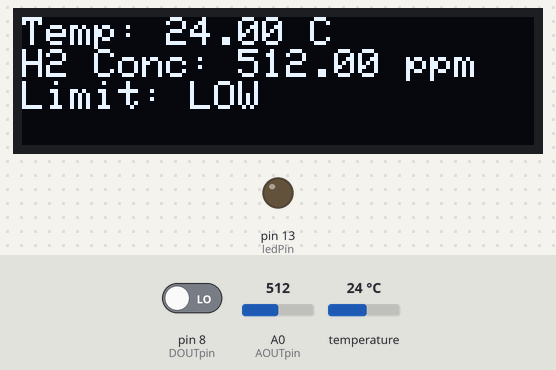
A sketch run on a simulated Arduino Uno, built with avr-gcc and run on an emulated ATmega328P. On the bench: 128×32 one-colour display, output pins drawn as LEDs (lit = HIGH). The inputs (shaded band) are chosen by the test bench; at power-on: pin 8 (DOUTpin) LOW, temperature 24 °C, A0 (AOUTpin) = 512. What the sketch prints to the serial monitor is not drawn.

Above: at 3.4 s.
3.5 s: pin 8 (DOUTpin) driven HIGH
At 5.3 s:
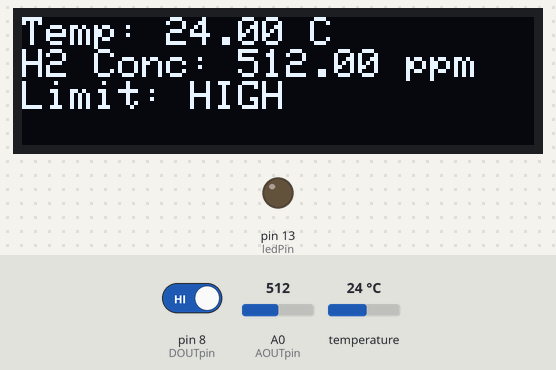
6.1 s: temperature set to 28 °C
At 7.7 s:
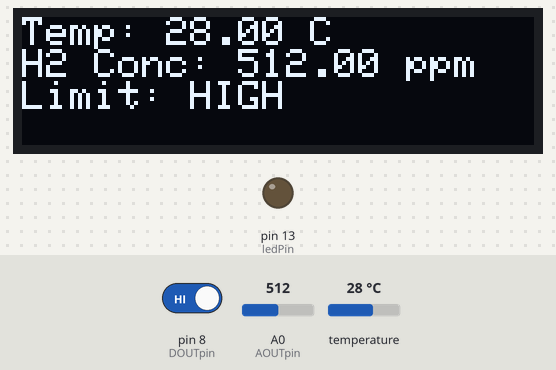
8.6 s: A0 (AOUTpin) set to 716
At 11.2 s:
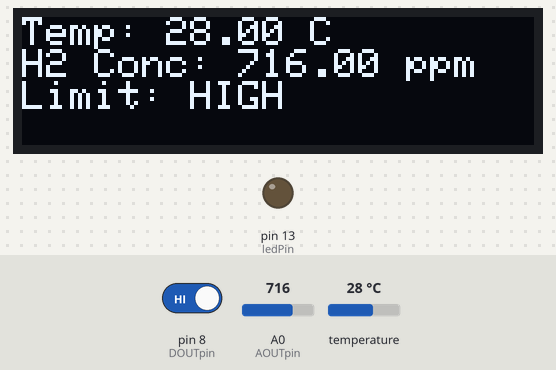
11.5 s: temperature set to 10.5 °C
At 12.5 s:
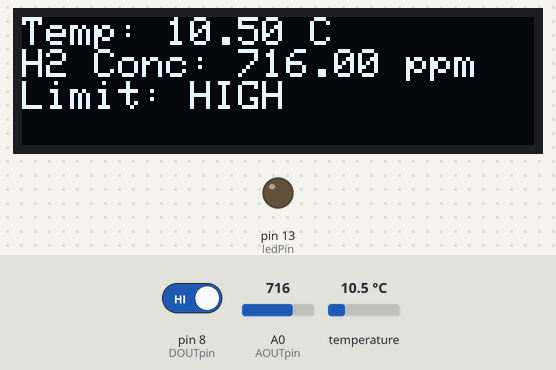
14.0 s: temperature set to 9.1 °C
At 16.1 s:
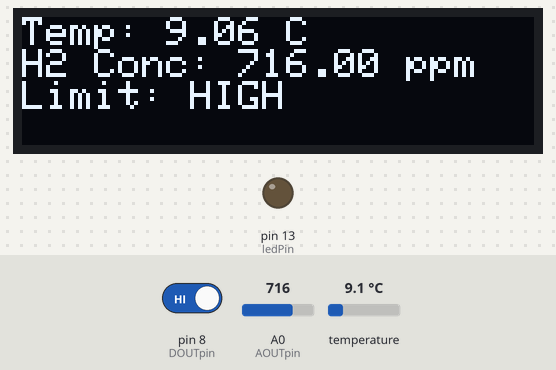
16.9 s: A0 (AOUTpin) set to 900
At 18.4 s:
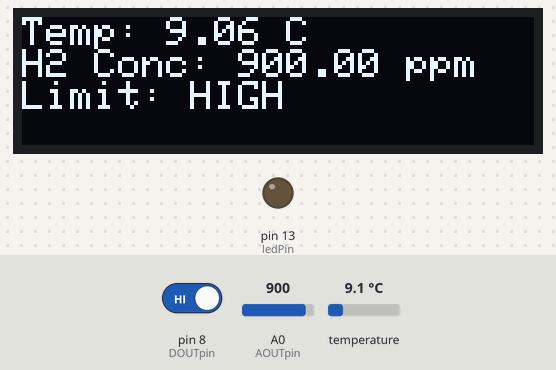
Timing chart, 0 to 19.9 s (numbered marks = the images above; inputs shaded):
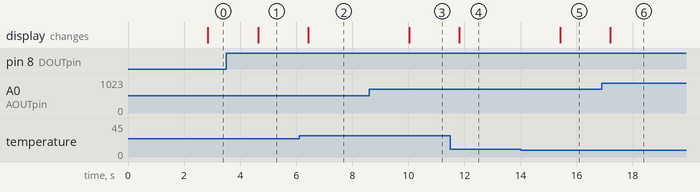

Measured:
- after the input at 3.5 s, the display: changes after 1.1 s (image 1)
- after the input at 6.1 s, the display: changes after 0.33 s (image 2)
- after the input at 8.6 s, the display: changes after 1.4 s (image 3)
- after the input at 11.5 s, the display: changes after 0.32 s (image 4)
- after the input at 14.0 s, the display: changes after 1.4 s (image 5)
- after the input at 16.9 s, the display: changes after 0.30 s (image 6)

The sketch:

GH2_Oled.ino
```cpp
// Include necessary libraries
#include <Wire.h>
#include <Adafruit_GFX.h>
#include <Adafruit_SSD1306.h>
#include <OneWire.h>
#include <DallasTemperature.h>

// OLED display settings
#define SCREEN_WIDTH 128 // OLED display width, in pixels
#define SCREEN_HEIGHT 32 // OLED display height, in pixels
#define OLED_RESET -1    // Reset pin # (or -1 if sharing Arduino reset pin)
#define SCREEN_ADDRESS 0x3C ///< OLED I2C address

Adafruit_SSD1306 display(SCREEN_WIDTH, SCREEN_HEIGHT, &Wire, OLED_RESET);

// Temperature sensor settings
#define ONE_WIRE_BUS 4
OneWire oneWire(ONE_WIRE_BUS);
DallasTemperature sensors(&oneWire);

// Hydrogen sensor settings
#define AOUTpin A0 // Analog pin for hydrogen sensor
#define DOUTpin 8  // Digital pin for hydrogen sensor
#define ledPin 13  // LED pin

int limit = 10;
int value;
float background = 0;
void setup() {
  // Initialize serial communication
  Serial.begin(9600);

  // Initialize sensors
  sensors.begin();
  pinMode(DOUTpin, INPUT);
  pinMode(ledPin, OUTPUT);

  // Initialize OLED display
  if (!display.begin(SSD1306_SWITCHCAPVCC, SCREEN_ADDRESS)) {
    Serial.println(F("SSD1306 allocation failed"));
    for (;;);
  }

  display.clearDisplay();
  display.setTextSize(1);
  display.setTextColor(SSD1306_WHITE);
  display.setCursor(0, 0);
  display.println(F("Initializing..."));
  display.display();
  delay(2000);
}

void loop() {
  // Read temperature from Dallas sensor
  sensors.requestTemperatures();
  float temperature = sensors.getTempCByIndex(0);

  // Read hydrogen concentration
  value = analogRead(AOUTpin);
  float concentration = value - background;

  // Read digital limit
  limit = digitalRead(DOUTpin);

  // Display data on OLED
  display.clearDisplay();
  display.setCursor(0, 0);
  display.print(F("Temp: "));
  display.print(temperature);
  display.println(F(" C"));
  display.print(F("H2 Conc: "));
  display.print(concentration);
  display.println(F(" ppm"));
  display.print(F("Limit: "));
  display.println(limit == HIGH ? F("HIGH") : F("LOW"));
  display.display();

  // Print data to Serial Monitor
  Serial.print("Temperature: ");
  Serial.print(temperature);
  Serial.print(" C, H2 Concentration: ");
  Serial.print(concentration);
  Serial.print(" %, Limit: ");
  Serial.println(limit == HIGH ? "HIGH" : "LOW");

  // Send data to Serial Plotter
  Serial.print(temperature);
  Serial.print(",");
  Serial.println(concentration);

  delay(1000); // Wait 1 second
}
```
